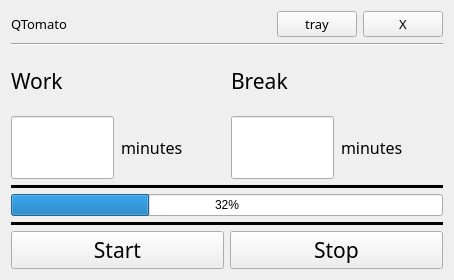
<?xml version="1.0" encoding="UTF-8"?>
<ui version="4.0">
 <class>MainWindow</class>
 <widget class="QWidget" name="MainWindow">
  <property name="geometry">
   <rect>
    <x>0</x>
    <y>0</y>
    <width>454</width>
    <height>280</height>
   </rect>
  </property>
  <property name="sizePolicy">
   <sizepolicy hsizetype="Ignored" vsizetype="Preferred">
    <horstretch>0</horstretch>
    <verstretch>0</verstretch>
   </sizepolicy>
  </property>
  <property name="windowTitle">
   <string>Intrusive Tomato</string>
  </property>
  <layout class="QVBoxLayout" name="verticalLayout">
   <item>
    <layout class="QHBoxLayout" name="WinNav">
     <item>
      <widget class="QLabel" name="label">
       <property name="font">
        <font>
         <family>Segoe MDL2 Assets</family>
         <pointsize>10</pointsize>
        </font>
       </property>
       <property name="text">
        <string>QTomato</string>
       </property>
      </widget>
     </item>
     <item>
      <spacer name="spacer">
       <property name="orientation">
        <enum>Qt::Horizontal</enum>
       </property>
       <property name="sizeHint" stdset="0">
        <size>
         <width>40</width>
         <height>20</height>
        </size>
       </property>
      </spacer>
     </item>
     <item>
      <widget class="QPushButton" name="trayButton">
       <property name="font">
        <font>
         <family>Segoe MDL2 Assets</family>
         <pointsize>10</pointsize>
        </font>
       </property>
       <property name="text">
        <string>tray</string>
       </property>
      </widget>
     </item>
     <item>
      <widget class="QPushButton" name="closeButton">
       <property name="sizePolicy">
        <sizepolicy hsizetype="Minimum" vsizetype="Fixed">
         <horstretch>0</horstretch>
         <verstretch>0</verstretch>
        </sizepolicy>
       </property>
       <property name="font">
        <font>
         <family>Segoe MDL2 Assets</family>
         <pointsize>10</pointsize>
        </font>
       </property>
       <property name="text">
        <string>X</string>
       </property>
      </widget>
     </item>
    </layout>
   </item>
   <item>
    <widget class="Line" name="upperLine">
     <property name="orientation">
      <enum>Qt::Horizontal</enum>
     </property>
    </widget>
   </item>
   <item>
    <layout class="QHBoxLayout" name="InputContainer">
     <property name="spacing">
      <number>7</number>
     </property>
     <item>
      <layout class="QGridLayout" name="gridLayout">
       <item row="1" column="0">
        <layout class="QHBoxLayout" name="workInputGroup">
         <item>
          <widget class="QLineEdit" name="workMinutes">
           <property name="sizePolicy">
            <sizepolicy hsizetype="Ignored" vsizetype="Minimum">
             <horstretch>0</horstretch>
             <verstretch>0</verstretch>
            </sizepolicy>
           </property>
           <property name="font">
            <font>
             <family>Segoe MDL2 Assets</family>
             <pointsize>30</pointsize>
            </font>
           </property>
           <property name="inputMethodHints">
            <set>Qt::ImhDigitsOnly</set>
           </property>
           <property name="text">
            <string/>
           </property>
           <property name="maxLength">
            <number>3</number>
           </property>
           <property name="alignment">
            <set>Qt::AlignCenter</set>
           </property>
          </widget>
         </item>
         <item>
          <widget class="QLabel" name="minutesW">
           <property name="font">
            <font>
             <family>Segoe MDL2 Assets</family>
             <pointsize>12</pointsize>
            </font>
           </property>
           <property name="text">
            <string>minutes</string>
           </property>
          </widget>
         </item>
        </layout>
       </item>
       <item row="0" column="0">
        <widget class="QLabel" name="workLabel">
         <property name="sizePolicy">
          <sizepolicy hsizetype="Minimum" vsizetype="Minimum">
           <horstretch>0</horstretch>
           <verstretch>0</verstretch>
          </sizepolicy>
         </property>
         <property name="font">
          <font>
           <family>Segoe MDL2 Assets</family>
           <pointsize>16</pointsize>
          </font>
         </property>
         <property name="text">
          <string>Work</string>
         </property>
         <property name="alignment">
          <set>Qt::AlignLeading|Qt::AlignLeft|Qt::AlignVCenter</set>
         </property>
        </widget>
       </item>
      </layout>
     </item>
     <item>
      <layout class="QGridLayout" name="gridLayout_2">
       <item row="1" column="0">
        <layout class="QHBoxLayout" name="breakInputGroup">
         <item>
          <widget class="QLineEdit" name="breakMinutes">
           <property name="sizePolicy">
            <sizepolicy hsizetype="Ignored" vsizetype="Minimum">
             <horstretch>0</horstretch>
             <verstretch>0</verstretch>
            </sizepolicy>
           </property>
           <property name="font">
            <font>
             <family>Segoe MDL2 Assets</family>
             <pointsize>30</pointsize>
            </font>
           </property>
           <property name="inputMethodHints">
            <set>Qt::ImhDigitsOnly</set>
           </property>
           <property name="text">
            <string/>
           </property>
           <property name="maxLength">
            <number>3</number>
           </property>
           <property name="alignment">
            <set>Qt::AlignCenter</set>
           </property>
          </widget>
         </item>
         <item>
          <widget class="QLabel" name="minutesB">
           <property name="font">
            <font>
             <family>Segoe MDL2 Assets</family>
             <pointsize>12</pointsize>
            </font>
           </property>
           <property name="text">
            <string>minutes</string>
           </property>
          </widget>
         </item>
        </layout>
       </item>
       <item row="0" column="0">
        <widget class="QLabel" name="breakLabel">
         <property name="sizePolicy">
          <sizepolicy hsizetype="Minimum" vsizetype="Minimum">
           <horstretch>0</horstretch>
           <verstretch>0</verstretch>
          </sizepolicy>
         </property>
         <property name="font">
          <font>
           <family>Segoe MDL2 Assets</family>
           <pointsize>16</pointsize>
          </font>
         </property>
         <property name="text">
          <string>Break</string>
         </property>
         <property name="alignment">
          <set>Qt::AlignLeading|Qt::AlignLeft|Qt::AlignVCenter</set>
         </property>
        </widget>
       </item>
      </layout>
     </item>
    </layout>
   </item>
   <item>
    <widget class="Line" name="bottomLine2">
     <property name="frameShadow">
      <enum>QFrame::Plain</enum>
     </property>
     <property name="lineWidth">
      <number>3</number>
     </property>
     <property name="orientation">
      <enum>Qt::Horizontal</enum>
     </property>
    </widget>
   </item>
   <item>
    <widget class="QProgressBar" name="progressBar">
     <property name="value">
      <number>32</number>
     </property>
     <property name="alignment">
      <set>Qt::AlignLeading|Qt::AlignLeft|Qt::AlignVCenter</set>
     </property>
     <property name="textVisible">
      <bool>true</bool>
     </property>
     <property name="orientation">
      <enum>Qt::Horizontal</enum>
     </property>
     <property name="invertedAppearance">
      <bool>false</bool>
     </property>
    </widget>
   </item>
   <item>
    <widget class="Line" name="bottomLine">
     <property name="frameShadow">
      <enum>QFrame::Plain</enum>
     </property>
     <property name="lineWidth">
      <number>3</number>
     </property>
     <property name="orientation">
      <enum>Qt::Horizontal</enum>
     </property>
    </widget>
   </item>
   <item>
    <layout class="QHBoxLayout" name="TimerControls">
     <item>
      <widget class="QPushButton" name="startButton">
       <property name="font">
        <font>
         <family>Segoe MDL2 Assets</family>
         <pointsize>16</pointsize>
        </font>
       </property>
       <property name="text">
        <string>Start</string>
       </property>
      </widget>
     </item>
     <item>
      <widget class="QPushButton" name="stopButton">
       <property name="font">
        <font>
         <family>Segoe MDL2 Assets</family>
         <pointsize>16</pointsize>
        </font>
       </property>
       <property name="text">
        <string>Stop</string>
       </property>
      </widget>
     </item>
    </layout>
   </item>
  </layout>
 </widget>
 <resources/>
 <connections/>
</ui>
